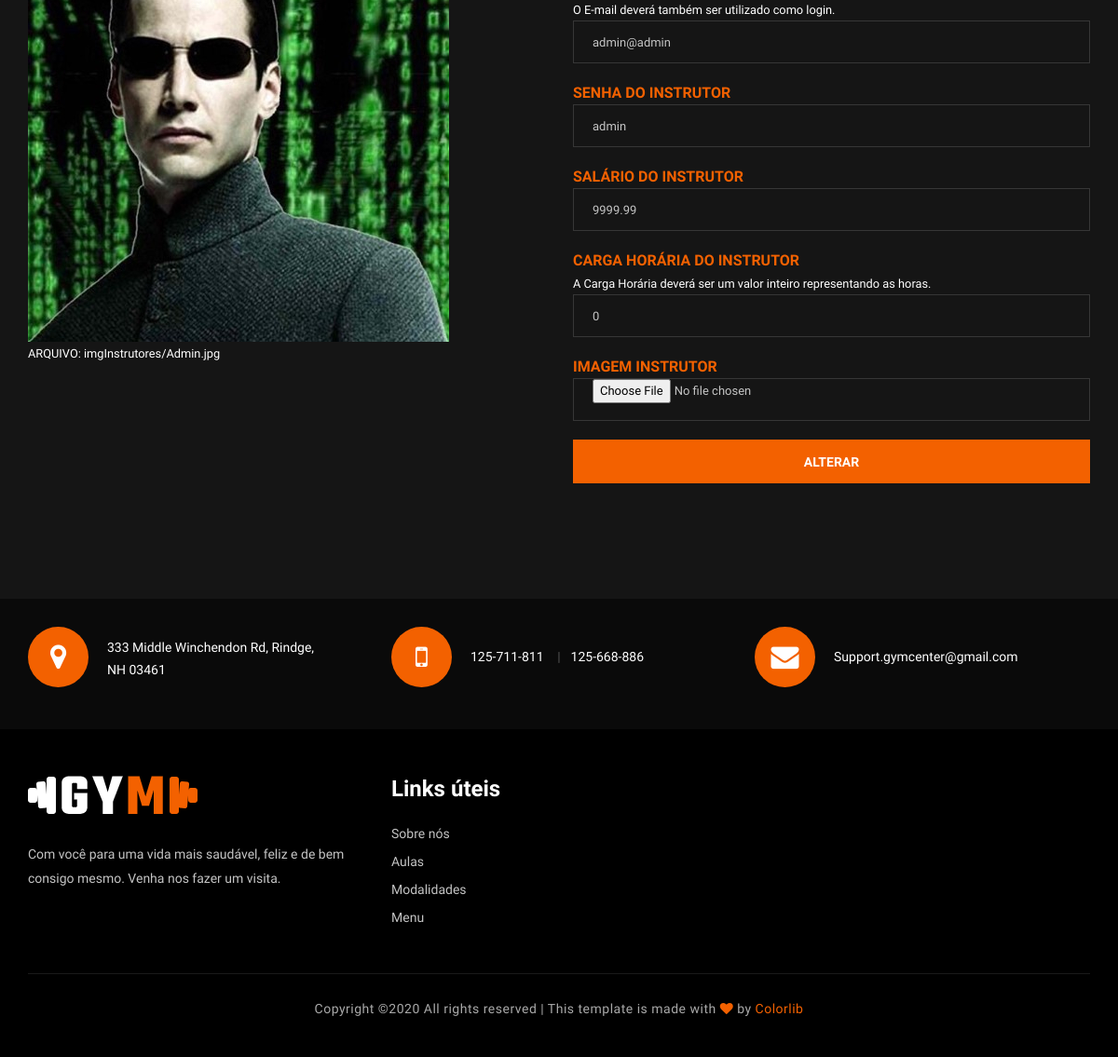
Page /Visualizacao/alterarpessoa.php?codigo=1 (signed in, lower part) on the earlier database version.
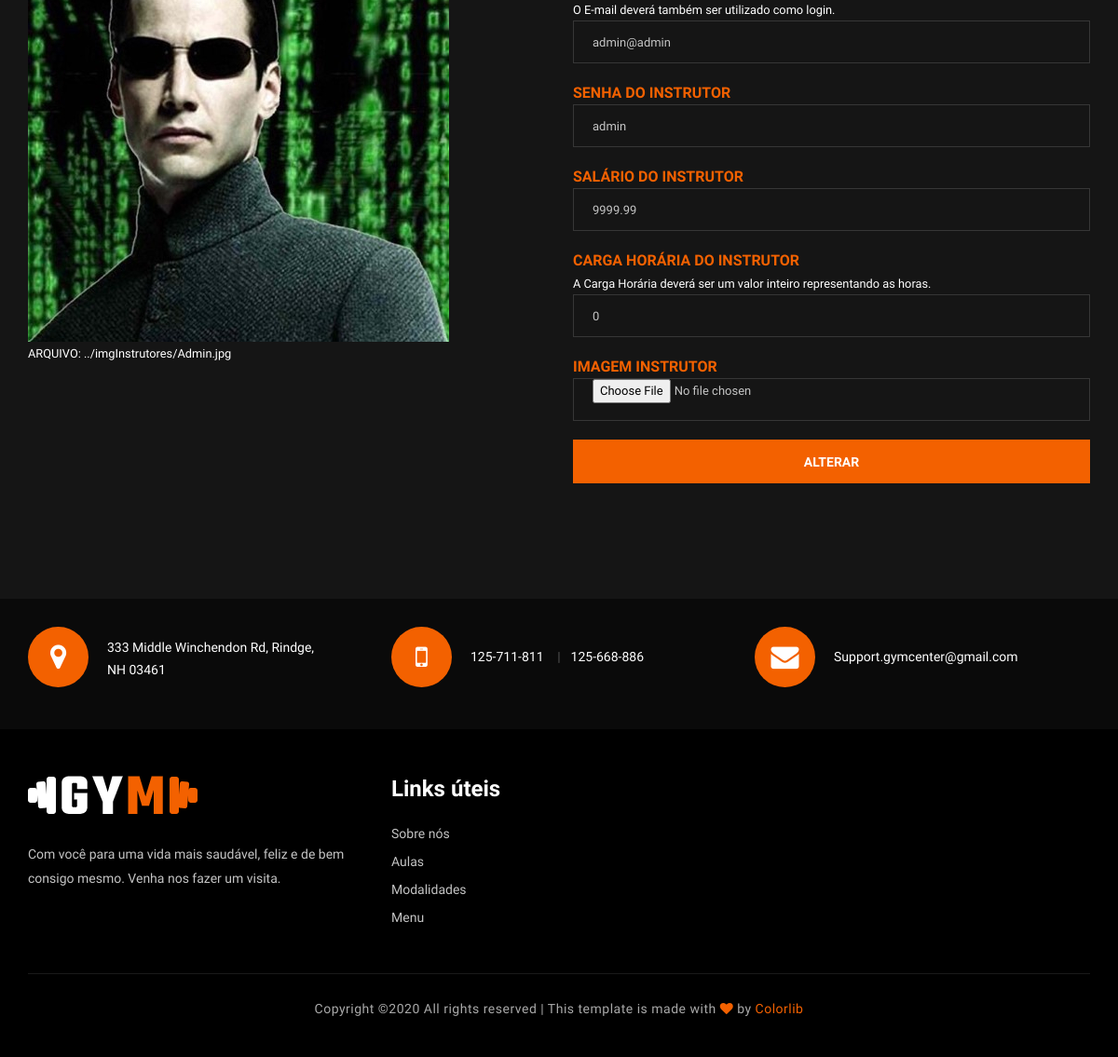
Same page on the later database version.
### tables this page shows
CREATE TABLE IF NOT EXISTS `Instrutor` (
  `Pessoa_idPessoa` INT(4) NOT NULL,
  `Salario` DECIMAL(6,2) NOT NULL,
  `Carga_horaria` INT(11) NOT NULL,
  `imagem` VARCHAR(300) NOT NULL,
  INDEX `fk_Funcionario_Pessoa1_idx` (`Pessoa_idPessoa` ASC),
  PRIMARY KEY (`Pessoa_idPessoa`),
  CONSTRAINT `fk_Funcionario_Pessoa1`
    FOREIGN KEY (`Pessoa_idPessoa`)
    REFERENCES `Pessoa` (`idPessoa`)
    ON DELETE CASCADE
    ON UPDATE CASCADE);

CREATE TABLE IF NOT EXISTS `Pessoa` (
  `idPessoa` INT(4) NOT NULL AUTO_INCREMENT,
  `CPF` CHAR(11) NOT NULL,
  `Nome` VARCHAR(45) NOT NULL,
  `Telefone` CHAR(11) NOT NULL COMMENT '(99)9 9999 9999',
  `E_MAIL` VARCHAR(45) NOT NULL,
  `Data_nascimento` DATE NOT NULL,
  `Senha` VARCHAR(45) NOT NULL,
  `Tipo_cargo` ENUM('C', 'I') NOT NULL,
  PRIMARY KEY (`idPessoa`),
  UNIQUE INDEX `CPF_UNIQUE` (`CPF` ASC));

### Visualizacao/alterarpessoa.php (the view, shortened to what this page needs)
<!DOCTYPE html>
<html lang="zxx">
<head>
	<?php
		include_once('../Controle/PessoaDAO.php');
		$pessoaDAO = new PessoaDAO();
		$pessoaDAO->implementaRestricao();
	?>
	<link rel="stylesheet" href="../css/bootstrap.min.css" type="text/css">
    <link rel="stylesheet" href="../css/font-awesome.min.css" type="text/css">
    <link rel="stylesheet" href="../css/flaticon.css" type="text/css">
    <link rel="stylesheet" href="../css/owl.carousel.min.css" type="text/css">
    <link rel="stylesheet" href="../css/barfiller.css" type="text/css">
    <link rel="stylesheet" href="../css/magnific-popup.css" type="text/css">
    <link rel="stylesheet" href="../css/slicknav.min.css" type="text/css">
    <link rel="stylesheet" href="../css/style.css" type="text/css">
</head>
<body>
				<?php
					$pessoaDAO->implementaMenu();
				?>
                            <?php
								$pessoaDAO->implementaMenu();
							?>
    <section class="contact-section spad">
        <div class="container">
				<?php
					require('../Persistencia/phpConexaoBD.php');
					$codigo = $_GET['codigo'];
					$sql = "SELECT * FROM Pessoa WHERE idPessoa='" . $codigo . "';";
					$tabela = mysqli_query($conexao, $sql) or die(mysqli_error($conexao));
					$email = '';
					$senha = '';
					while ($linha = mysqli_fetch_row($tabela)) {
						$email = $linha[4];
						$senha = $linha[6];
					}
					$sqlI = "SELECT * FROM Instrutor WHERE Pessoa_idPessoa='" . $codigo . "';";
					$tabelaI = mysqli_query($conexao, $sqlI) or die(mysqli_error($conexao));
					$salarioInstrutor = '';
					$cargaHorariaInstrutor = '';
					$imagem = '';
					while ($linhaI = mysqli_fetch_row($tabelaI)) {
						$salarioInstrutor = $linhaI[1];
						$cargaHorariaInstrutor = $linhaI[2];
						$imagem = $linhaI[3];
					}
				?>
            <div class="row">
				<div class="col-lg-6 col-md-6">
					<div>
						<div class="ci-pic">
							<img src="<?php echo $imagem?>"></img>
						</div>
						<small class="smallCadastro">ARQUIVO: <?php echo $imagem;?></small>
					</div>
                </div>
                <div class="col-lg-6">
                    <div class="leave-comment">
										<?php
											$pessoaDAO->selecionarPlano($conexao);
										?>
                            <form action="../Controle/phpAlterarPessoa.php" method="POST" name="frmLogin1" enctype="multipart/form-data" autocomplete="off">
								<div class="Instrutor_Selecionado" id="InstrutorSel" style="display:none">
									<br>
									<small class="smallCadastro">O E-mail deverá também ser utilizado como login.</small>
									<input type="email" name="txtEmailI" value="<?php echo $email; ?>" required>
									<span id="spanSpecial">Senha do Instrutor</span>
									<input type="text" name="senhaPessoaI" value="<?php echo $senha; ?>" required>
									<span id="spanSpecial">Salário do Instrutor</span>
									<input type="number" name="txtSalarioI" value="<?php echo $salarioInstrutor; ?>" required>
									<span id="spanSpecial">Carga Horária do Instrutor</span>
									<br>
									<small class="smallCadastro">A Carga Horária deverá ser um valor inteiro representando as horas.</small>
									<input type="number" name="txtHorariaI" value="<?php echo $cargaHorariaInstrutor; ?>" required>
									<span id="spanSpecial">Imagem Instrutor</span>
									<input type="file" name="image" value="<?php echo $imagem; ?>"/>
									<button type="submit">ALTERAR</button>
								</div>
                            </form>
                            <br>
                    </div>
                </div>
            </div>
        </div>
    </section>
    <div class="gettouch-section">
        <div class="container">
            <div class="row">
                <div class="col-md-4">
                    <div class="gt-text">
                        <i class="fa fa-map-marker"></i>
                        <p>333 Middle Winchendon Rd, Rindge,<br/> NH 03461</p>
                    </div>
                </div>
                <div class="col-md-4">
                    <div class="gt-text">
                        <i class="fa fa-mobile"></i>
                        <ul>
                            <li>125-711-811</li>
                            <li>125-668-886</li>
                        </ul>
                    </div>
                </div>
                <div class="col-md-4">
                    <div class="gt-text email">
                        <i class="fa fa-envelope"></i>
                        <p>Support.gymcenter@gmail.com</p>
                    </div>
                </div>
            </div>
        </div>
    </div>
    <section class="footer-section">
        <div class="container">
            <div class="row">
                <div class="col-lg-4">
                    <div class="fs-about">
                        <div class="fa-logo">
                            <a href="#"><img src="../img/logo.png" alt=""></a>
                        </div>
                        <p>Com você para uma vida mais saudável, feliz e de bem consigo mesmo.
                            Venha nos fazer um visita.</p>
                    </div>
                </div>
                <div class="col-lg-2 col-md-3 col-sm-6">
                    <div class="fs-widget">
                        <h4>Links úteis</h4>
                        <ul>
                            <li><a href="./about-us.php">Sobre nós</a></li>
                            <li><a href="./aulas.php">Aulas</a></li>
                            <li><a href="./modalidades.php">Modalidades</a></li>
                            <?php
								$pessoaDAO->implementaRodape();
                            ?>
                        </ul>
                    </div>
                </div>
            </div>
            <div class="row">
                <div class="col-lg-12 text-center">
                    <div class="copyright-text">
                        <p>
  Copyright &copy;<script>document.write(new Date().getFullYear());</script> All rights reserved | This template is made with <i class="fa fa-heart" aria-hidden="true"></i> by <a href="https://colorlib.com" target="_blank">Colorlib</a></p>
                    </div>
                </div>
            </div>
        </div>
    </section>
</body>
</html>

### Controle/PessoaDAO.php (shortened to what this page needs)
<?php
	class PessoaDAO{
		public function implementaRodape(){
			if (!isset($_SESSION['login'])) {
				echo '<li><a href="../Visualizacao/entrar.php">Login</a></li>';
			}
			else {
				echo '<li><a href="../Visualizacao/menu.php">Menu</a></li>';
			}
		}
	}
?>

### css/barfiller.css (style rules this page uses)
body { font-family: Arial; }

### css/style.css (style rules this page uses)
html, body { height: 100%; font-family: "Muli", sans-serif; -webkit-font-smoothing: antialiased; font-smoothing: antialiased; }
h1, h2, h3, h4, h5, h6 { margin: 0; color: #111111; font-weight: 400; font-family: "Oswald", sans-serif; }
h4 { font-size: 24px; }
p { font-size: 14px; font-family: "Muli", sans-serif; color: #a9a9a9; font-weight: 400; line-height: 24px; margin: 0 0 15px 0; }
img { max-width: 100%; }
ul, ol { padding: 0; margin: 0; }
.spad { padding-top: 100px; padding-bottom: 100px; }
.gettouch-section { background: #0a0a0a; padding: 30px 0 15px; }
.gt-text { overflow: hidden; margin-bottom: 30px; }
.gt-text i { font-size: 30px; color: #ffffff; display: inline-block; height: 65px; width: 65px; background: #f36100; border-radius: 50%; line-height: 65px; text-align: center; float: left; margin-right: 20px; }
.gt-text p { overflow: hidden; color: #ffffff; margin-bottom: 0; padding-top: 10px; }
.gt-text ul { overflow: hidden; padding-top: 20px; }
.gt-text ul li { list-style: none; font-size: 14px; color: #ffffff; margin-right: 25px; display: inline-block; position: relative; }
.gt-text ul li:after { position: absolute; right: -18px; top: 0; content: "|"; color: #545454; }
.gt-text ul li:last-child { margin-right: 0; }
.gt-text ul li:last-child:after { display: none; }
.gt-text.email p { padding-top: 20px; }
.footer-section { background: #000000; padding-top: 50px; }
.fs-about { margin-bottom: 30px; }
.fs-about .fa-logo { margin-bottom: 30px; }
.fs-about .fa-logo a { display: inline-block; }
.fs-about p { line-height: 26px; color: #c4c4c4; }
.fs-widget { margin-bottom: 30px; }
.fs-widget h4 { color: #ffffff; font-weight: 600; margin-bottom: 18px; }
.fs-widget ul li { list-style: none; }
.fs-widget ul li a { font-size: 14px; color: #c4c4c4; line-height: 30px; }
.copyright-text { font-size: 14px; color: #c4c4c4; letter-spacing: 0.5px; border-top: 1px solid #1a1a1a; padding: 25px 0; margin-top: 15px; }
.copyright-text a, .copyright-text i { color: #f36100; }
.leave-comment form input { font-size: 13px; color: #c4c4c4; width: 100%; height: 46px; border: 1px solid #363636; padding-left: 20px; padding-right: 5px; background: transparent; margin-bottom: 20px; }
.leave-comment form input::placeholder { color: #c4c4c4; }
.leave-comment form button { font-size: 14px; color: #ffffff; text-transform: uppercase; font-weight: 700; width: 100%; border: none; padding: 14px 0 12px; background: #f36100; }
.contact-section { background: #151515; }
#spanSpecial { font-size: 16px; color: #f36100; text-transform: uppercase; font-weight: 700; font-family: "Muli", sans-serif; -webkit-font-smoothing: antialiased; }
.smallCadastro { color: #FFFFFF; }
@media only screen and (min-width: 1200px) { .container { max-width: 1170px; } }

Differences in the rows shown:
changed instrutor: imagem "imgInstrutores/Admin.jpg" → "../imgInstrutores/Admin.jpg"
